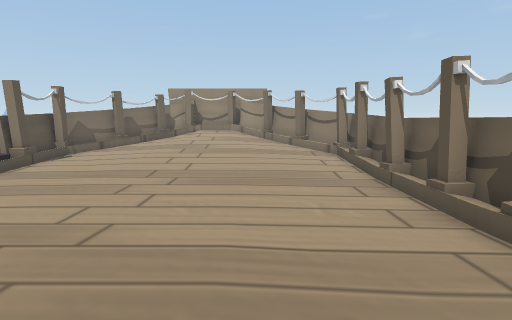
[1] (above)

12 first-person views from a walk through a 3-D level made in the Unity game engine. The camera is 1.3 m above the floor, tilts 8° down and sees 80° across. The floor is counted in squares, 1 m on a side. Each view is taken from the middle of a square. On the plan, view 1 faces up. The plan holds only what a view shows up to about 14 squares ahead; the rest is blank. The place goes on beyond the plan. Some animated figures are left out. Some surface patterns are stand-ins.

[2]
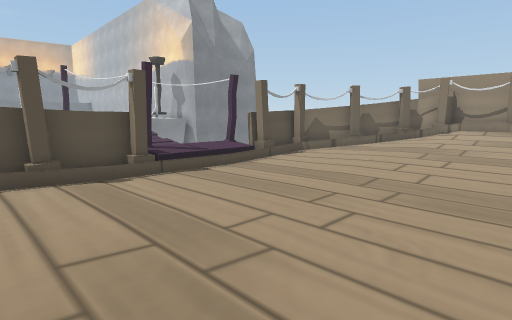

[3]
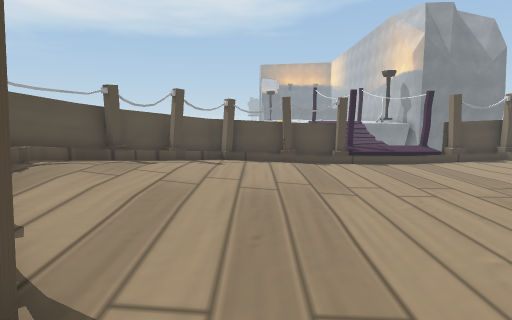

[4]
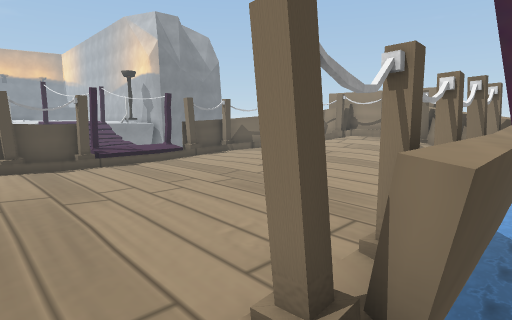

[5]
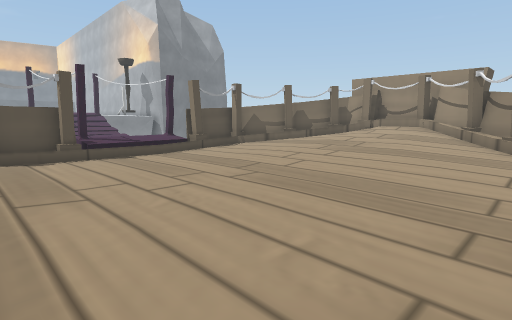

[6]
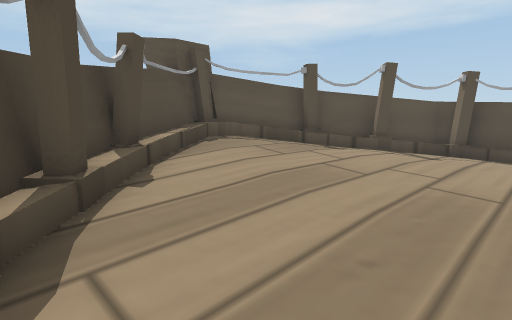

[7]
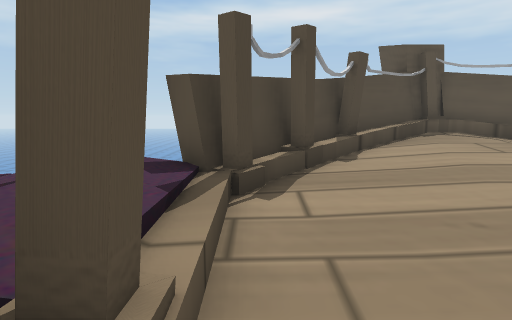

[8]
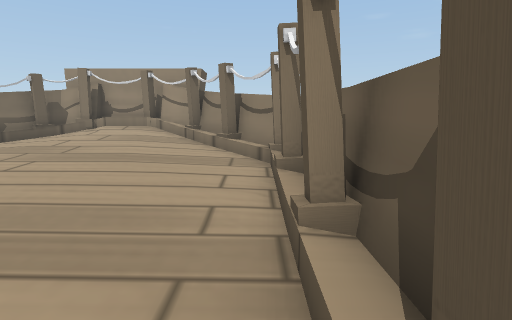

[9]
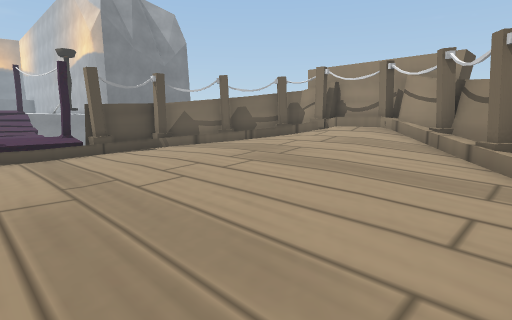

[10]
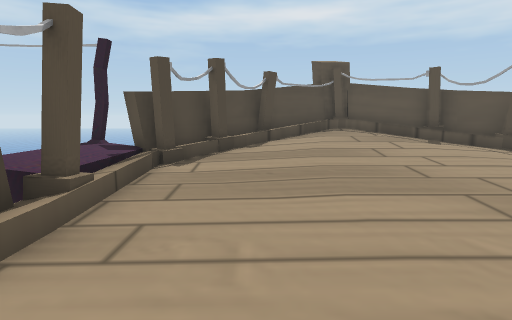

[11]
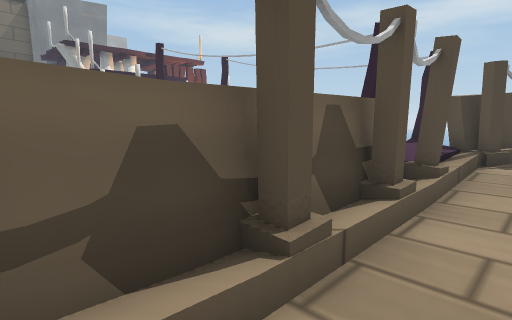

[12]
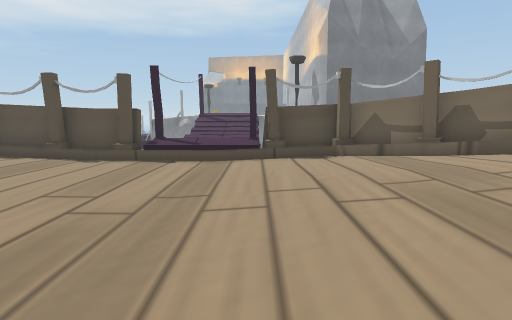

### Floor plan
Key: @ floor where view 1 was taken; # wall or solid block; x gap in a wall; . main floor; : floor 0.25 m higher than the main floor; - floor 0.25 m lower than the main floor; + floor 0.5 m higher than the main floor; / step, stairs or slope; ^ raised ledge; v drop or lower ground; O other object.
Columns run from 9 left of view 1 to 5 right of it. Each row starts with its distance up from view 1.
 20           v
 19      ## ##v vv
 18     ^#####  vv
 17    ^##///#^ vv
 16   ^#////++#^^v
 15  ^##:++++:/#^^
 14  ^/::::::::/#^
 13 ^#..:::::::./#
 12 #O...::::....^
 11 ^#...........^
 10 ##...........^
  9 +/-.........-^
  8 +/--.......--#v
  7 +/-........--^v
  6 ^/-........--#v
  5 ^/-.........-^v
  4 #/...........#x
  3 ^/.........../+
  2 ^/.........../+
  1 ^#..::::::.../+
  0 ^##::::::@::#^v
 -1  ^##:++++::##
 -2   ^#/+++++#^^
 -3    ^#////##^
 -4     ^####^
 -5       ^#^
 -6        #

Positions as (right, up) in squares from view 1, and headings:
1: (0, 0), facing up
2: (0, 2), facing up-left
3: (5, 2), facing left
4: (5, 2), facing up-left
5: (3, 3), facing up-left
6: (3, 3), facing down-left
7: (3, 5), facing down
8: (3, 5), facing up
9: (3, 7), facing up-left
10: (1, 8), facing down
11: (2, 10), facing down-right
12: (2, 10), facing left
